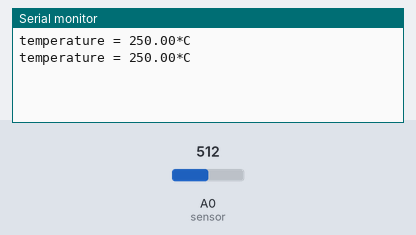
This sketch was run on a simulated Arduino Uno, built with avr-gcc and run on an emulated ATmega328P. On the bench: the last lines printed to the serial monitor. The test bench sets the inputs (shaded band); at power-on: A0 (sensor) = 512.

Above: at 2.8 s.
2.9 s: A0 (sensor) set to 716
At 4.9 s:
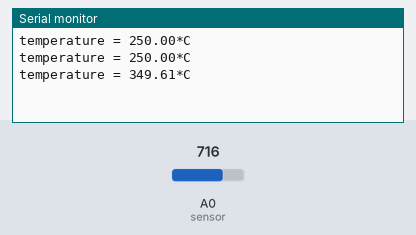
5.6 s: A0 (sensor) set to 900
At 6.5 s:
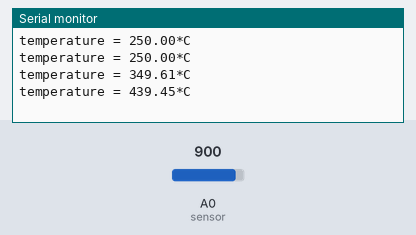
Timing chart, 0 to 8.6 s (numbered marks = the images above; inputs shaded):
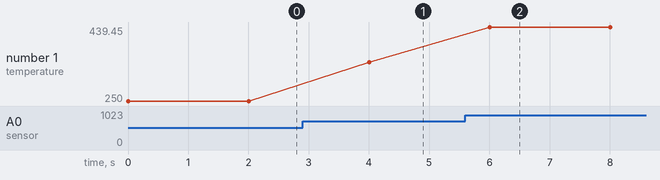

Measured:
- after the input at 2.9 s, the serial monitor: prints a new line after 1.1 s (image 1)
- after the input at 5.6 s, the serial monitor: prints a new line after 0.40 s (image 2)
- plotted number 1: 250 → 349.61 after the input at 2.9 s, 349.61 → 439.45 after the input at 5.6 s

The sketch:

sistani6.ino
```cpp
void setup() {
 Serial.begin(9600);
}
void loop() {
 float temp=analogRead(A0);//read analog volt from a0 pin(sensor) and save to variable temp
 float temp1=temp*0.48828125;// convert the analog volt to its temperature equivalent
 Serial.print("temperature = ");//write "temperature " in the serial monitor
 Serial.print(temp1);// diplay temperature value
 Serial.println("*C");// write "*C" in the serial monitor
 delay(2000);// waits for 2 second
}
```
